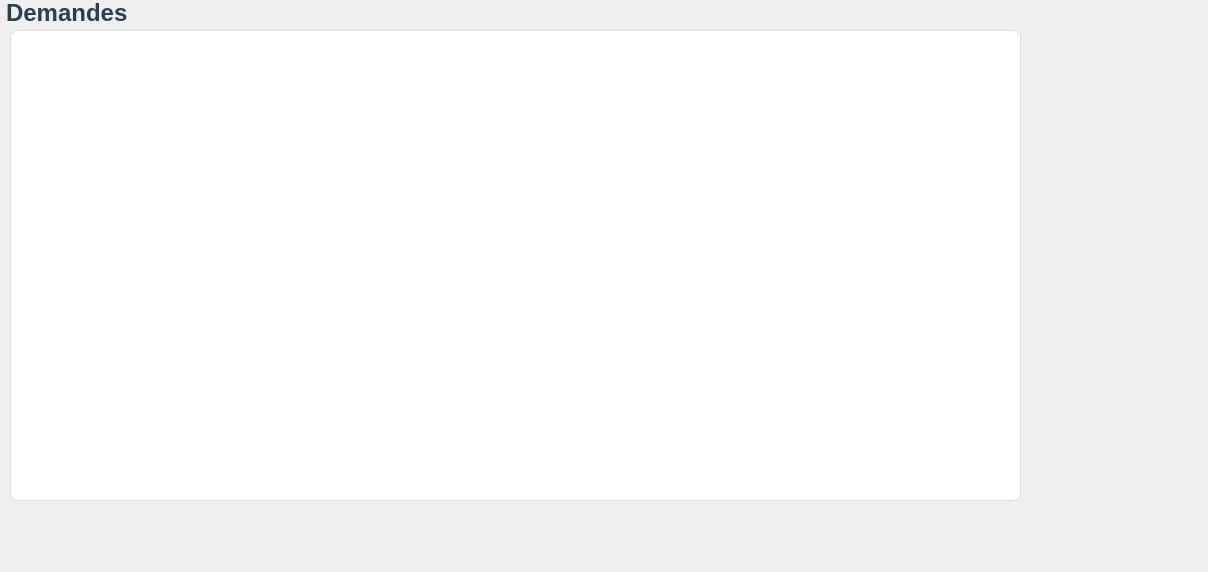
<?xml version="1.0" encoding="UTF-8"?>
<ui version="4.0">
 <class>DemandesPage</class>
 <widget class="QWidget" name="DemandesPage">
  <property name="geometry">
   <rect>
    <x>0</x>
    <y>0</y>
    <width>1208</width>
    <height>572</height>
   </rect>
  </property>
  <property name="windowTitle">
   <string>DemandesWidgets</string>
  </property>
  <property name="styleSheet">
   <string notr="true">QWidget {
    font-family: &quot;Segoe UI&quot;, &quot;Helvetica Neue&quot;, Arial, sans-serif;
    font-size: 14px;
    color: #2c3e50; 
}

QLabel {
    font-size: 22px;
    font-weight: bold;
    color: brown; 
    padding-bottom: 5px;
}
QTableWidget {
    background-color: #ffffff;
    alternate-background-color: #f8f9fa; 
    border: 1px solid #e0e0e0;
    border-radius: 8px; 
    gridline-color: #eeeeee;
    selection-background-color: #3498db; 
    selection-color: #ffffff;
    padding: 5px;
}

QHeaderView::section {
    background-color: #2c3e50; 
    color: white;
    font-weight: bold;
    font-size: 13px;
    padding: 8px;
    border: none;
    border-right: 1px solid #34495e;
}

QTableCornerButton::section {
    background-color: #2c3e50;
    border: none;
}

QLineEdit, QTextEdit {
    background-color: #ffffff;
    border: 2px solid #e2e8f0;
    border-radius: 6px;
    padding: 8px;
    color: #333333;
}

QLineEdit:focus, QTextEdit:focus {
    border: 2px solid #3498db;
    background-color: #fbfdff;
}
QComboBox {
    background-color: #ffffff;
    border: 2px solid #e2e8f0;
    border-radius: 6px;
    padding: 6px 15px;
    color: #333333;
    font-weight: bold;
}

QComboBox:hover, QComboBox:focus {
    border: 2px solid #3498db;
}
QComboBox::drop-down {
    subcontrol-origin: padding;
    subcontrol-position: top right;
    width: 30px;
    border-left: 1px solid #e2e8f0;
    border-top-right-radius: 6px;
    border-bottom-right-radius: 6px;
}
QPushButton {
    background-color: #3498db; 
    color: white;
    border: none;
    border-radius: 6px;
    padding: 10px 20px;
    font-weight: bold;
    font-size: 15px;
}

QPushButton:hover {
    background-color: #2980b9; 
}

QPushButton:pressed {
    background-color: #1f618d;
}</string>
  </property>
  <widget class="QLabel" name="label">
   <property name="geometry">
    <rect>
     <x>0</x>
     <y>0</y>
     <width>131</width>
     <height>31</height>
    </rect>
   </property>
   <property name="styleSheet">
    <string notr="true">  color: #2C3E50;
    font-family: 'Segoe UI', Arial, sans-serif;
    font-size: 24px;
    font-weight: bold;</string>
   </property>
   <property name="text">
    <string>Demandes</string>
   </property>
  </widget>
  <widget class="QLabel" name="msgVide">
   <property name="geometry">
    <rect>
     <x>10</x>
     <y>50</y>
     <width>891</width>
     <height>71</height>
    </rect>
   </property>
   <property name="text">
    <string/>
   </property>
  </widget>
  <widget class="QTableWidget" name="tabDemandes">
   <property name="geometry">
    <rect>
     <x>10</x>
     <y>30</y>
     <width>1011</width>
     <height>471</height>
    </rect>
   </property>
  </widget>
 </widget>
 <resources/>
 <connections/>
</ui>
